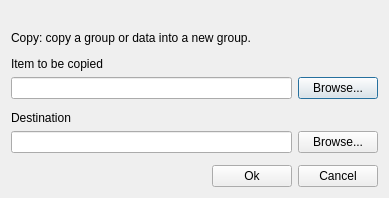
<?xml version="1.0" encoding="UTF-8"?>
<ui version="4.0">
 <class>Dialog</class>
 <widget class="QDialog" name="Dialog">
  <property name="geometry">
   <rect>
    <x>0</x>
    <y>0</y>
    <width>389</width>
    <height>198</height>
   </rect>
  </property>
  <property name="windowTitle">
   <string>Dialog</string>
  </property>
  <layout class="QVBoxLayout" name="verticalLayout">
   <item>
    <spacer name="verticalSpacer">
     <property name="orientation">
      <enum>Qt::Vertical</enum>
     </property>
     <property name="sizeHint" stdset="0">
      <size>
       <width>20</width>
       <height>40</height>
      </size>
     </property>
    </spacer>
   </item>
   <item>
    <widget class="QLabel" name="label">
     <property name="text">
      <string>Copy: copy a group or data into a new group.</string>
     </property>
    </widget>
   </item>
   <item>
    <spacer name="verticalSpacer_2">
     <property name="orientation">
      <enum>Qt::Vertical</enum>
     </property>
     <property name="sizeHint" stdset="0">
      <size>
       <width>20</width>
       <height>26</height>
      </size>
     </property>
    </spacer>
   </item>
   <item>
    <widget class="QLabel" name="label_2">
     <property name="text">
      <string>Item to be copied</string>
     </property>
    </widget>
   </item>
   <item>
    <layout class="QHBoxLayout" name="horizontalLayout_2">
     <item>
      <widget class="QLineEdit" name="lineEdit_item_path"/>
     </item>
     <item>
      <widget class="QPushButton" name="pushButton_browse_item">
       <property name="text">
        <string>Browse...</string>
       </property>
      </widget>
     </item>
    </layout>
   </item>
   <item>
    <spacer name="verticalSpacer_3">
     <property name="orientation">
      <enum>Qt::Vertical</enum>
     </property>
     <property name="sizeHint" stdset="0">
      <size>
       <width>20</width>
       <height>25</height>
      </size>
     </property>
    </spacer>
   </item>
   <item>
    <widget class="QLabel" name="label_3">
     <property name="text">
      <string>Destination</string>
     </property>
    </widget>
   </item>
   <item>
    <layout class="QHBoxLayout" name="horizontalLayout">
     <item>
      <widget class="QLineEdit" name="lineEdit_dest_path"/>
     </item>
     <item>
      <widget class="QPushButton" name="pushButton_browse_dest">
       <property name="text">
        <string>Browse...</string>
       </property>
      </widget>
     </item>
    </layout>
   </item>
   <item>
    <spacer name="verticalSpacer_4">
     <property name="orientation">
      <enum>Qt::Vertical</enum>
     </property>
     <property name="sizeHint" stdset="0">
      <size>
       <width>20</width>
       <height>26</height>
      </size>
     </property>
    </spacer>
   </item>
   <item>
    <layout class="QHBoxLayout" name="horizontalLayout_3">
     <item>
      <spacer name="horizontalSpacer">
       <property name="orientation">
        <enum>Qt::Horizontal</enum>
       </property>
       <property name="sizeHint" stdset="0">
        <size>
         <width>40</width>
         <height>20</height>
        </size>
       </property>
      </spacer>
     </item>
     <item>
      <widget class="QPushButton" name="pushButton_ok">
       <property name="text">
        <string>Ok</string>
       </property>
      </widget>
     </item>
     <item>
      <widget class="QPushButton" name="pushButton_cancel">
       <property name="text">
        <string>Cancel</string>
       </property>
      </widget>
     </item>
    </layout>
   </item>
  </layout>
 </widget>
 <resources/>
 <connections/>
</ui>
